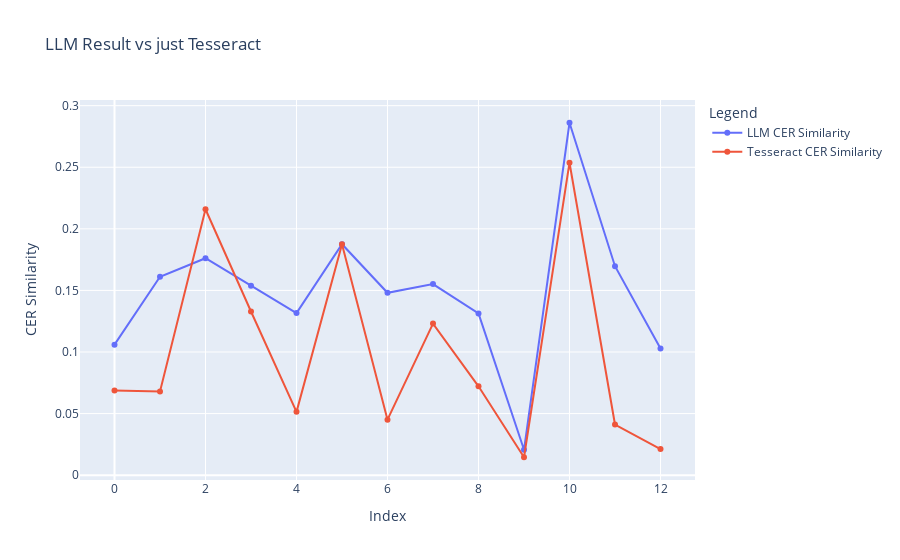

The notebook cell this image was saved under:
### Code cell
# Create the plot
fig = go.Figure()

# Add trace for LLM results
fig.add_trace(go.Scatter(
    x=list(range(len(llm_cer))),
    y=llm_cer,
    mode='lines+markers',
    name='LLM CER Similarity'
))

# Add trace for mt_cer[i, 1]
fig.add_trace(go.Scatter(
    x=list(range(len(mt_cer))),
    y=mt_cer[:, 1],
    mode='lines+markers',
    name='Tesseract CER Similarity'
))

# Update layout
fig.update_layout(
    title='LLM Result vs just Tesseract',
    xaxis_title='Index',
    yaxis_title='CER Similarity',
    legend_title='Legend'
)

# Show the plot
fig.show()

### Figure 1 — Plotly figure (JSON) as saved in the notebook; plotly's stock layout.template omitted (floating-point values rounded to 4 significant figures)
{"data": [{"mode": "lines+markers", "name": "LLM CER Similarity", "type": "scatter", "x": [0, 1, 2, 3, 4, 5, 6, 7, 8, 9, 10, 11, 12], "y": [0.106, 0.1611, 0.1761, 0.1538, 0.1316, 0.1875, 0.1481, 0.1551, 0.1313, 0.02059, 0.2861, 0.1697, 0.1028]}, {"mode": "lines+markers", "name": "Tesseract CER Similarity", "type": "scatter", "x": [0, 1, 2, 3, 4, 5, 6, 7, 8, 9, 10, 11, 12], "y": [0.06881, 0.06796, 0.2159, 0.1329, 0.05138, 0.1875, 0.04506, 0.123, 0.07212, 0.01453, 0.2537, 0.04111, 0.02121]}], "layout": {"legend": {"title": {"text": "Legend"}}, "title": {"text": "LLM Result vs just Tesseract"}, "xaxis": {"title": {"text": "Index"}}, "yaxis": {"title": {"text": "CER Similarity"}}}}
